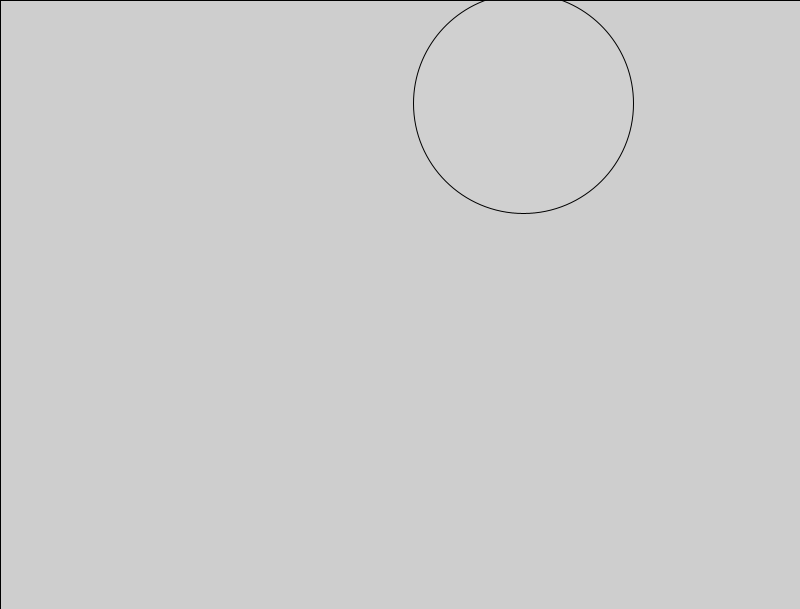
Frame 1 (no input)
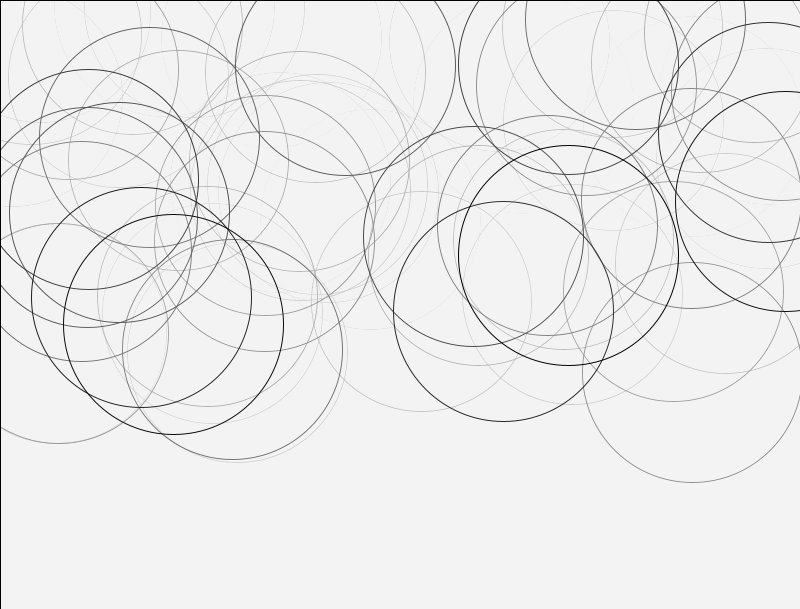
Frame 60 (the mouse pressed at the canvas centre just before this capture)
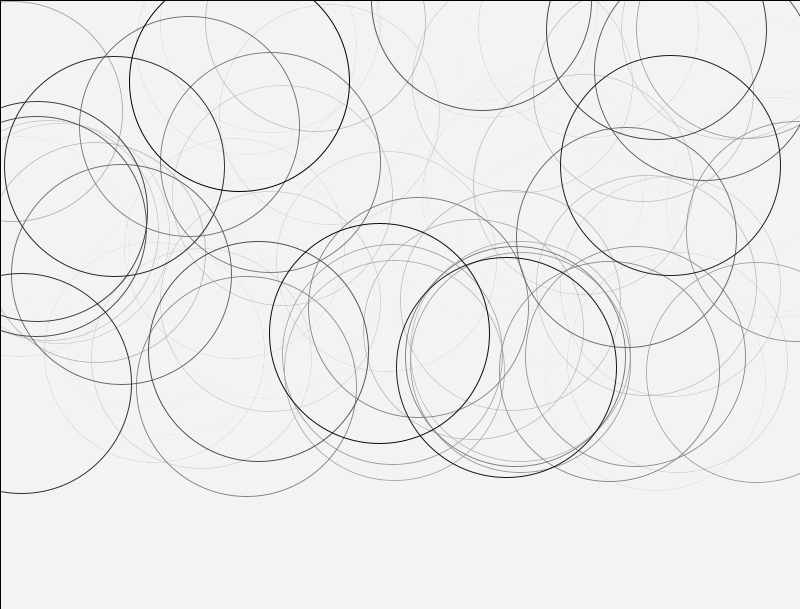
Frame 120 (the mouse held since frame 60 and released just before this capture)

The Processing sketch that drew these frames (run headless with seeded random() and noise(); from frame 60 on, the mouse is pressed at the canvas centre):

// Processing sketch: circles
// ── circles.pde
void setup ()
{
   size(800,609);  
}

void draw ()
{
  fill(color(255,255,255,10));
  rect(0,0,809,609);
  circle(random (809),random(400),220);
}
